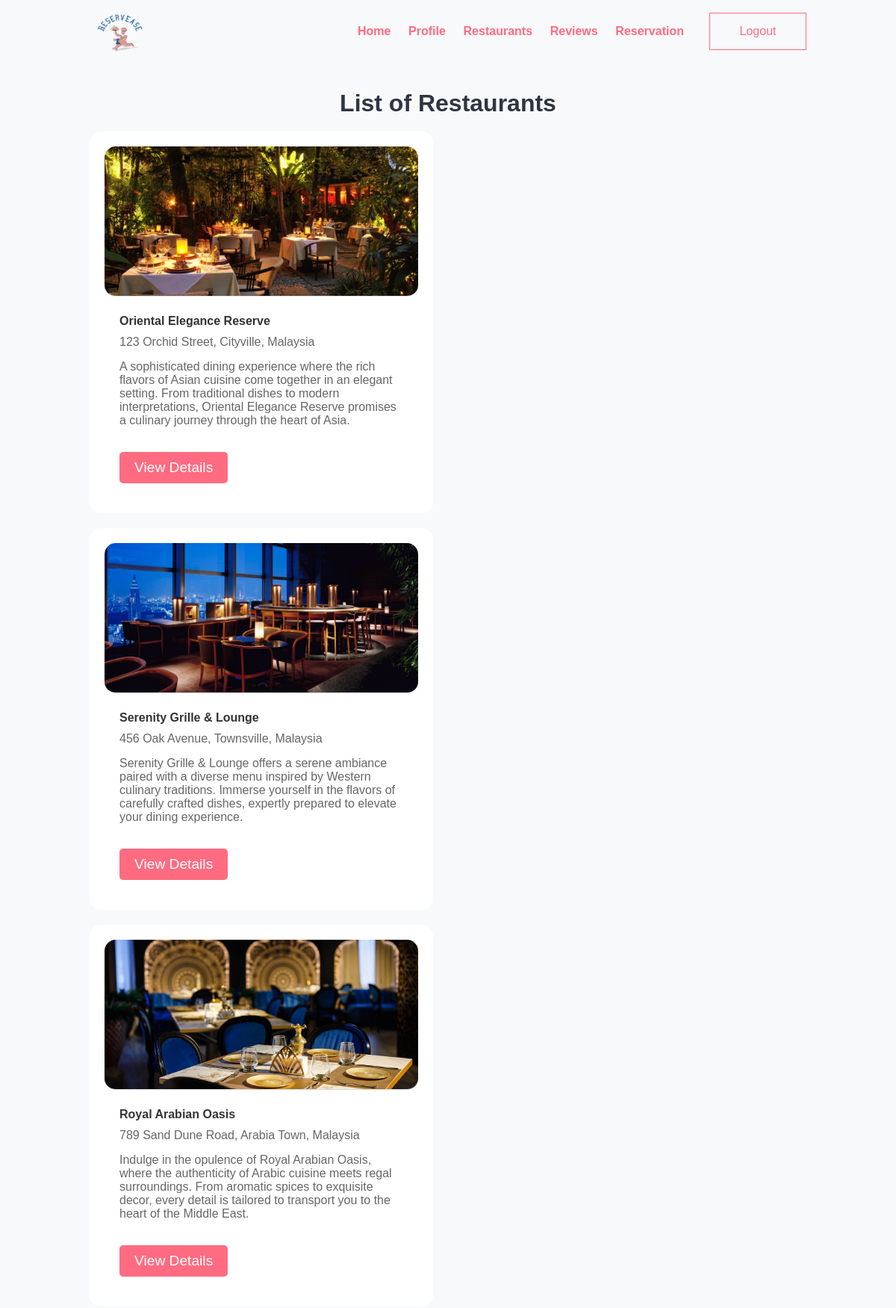
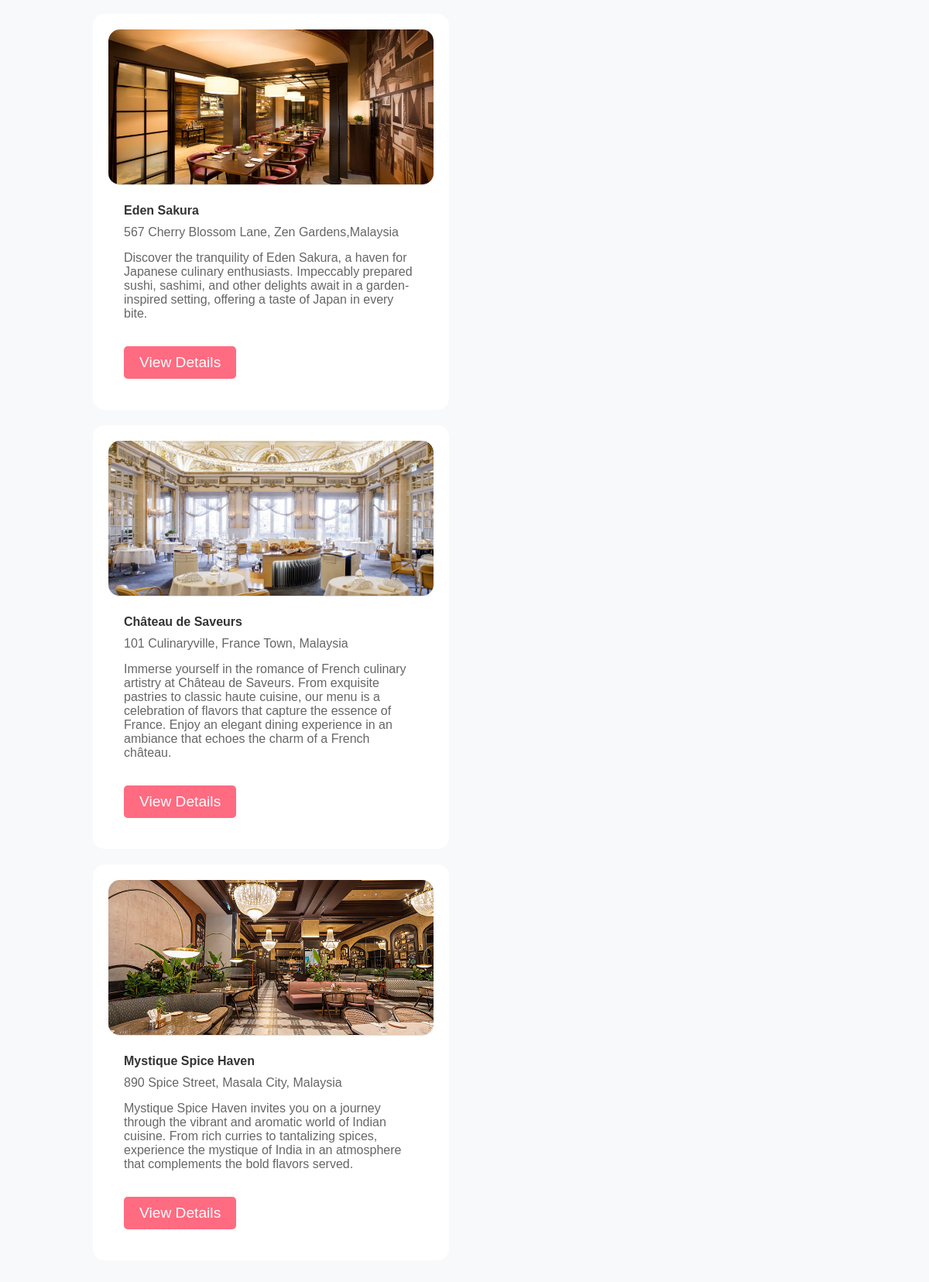
/group2/restaurant.php, run on the app's committed database (2 pictures, top to bottom).
### tables this page shows
CREATE TABLE `restaurant` (
  `restaurant_id` int(11) NOT NULL,
  `name` varchar(50) NOT NULL,
  `description` text DEFAULT NULL,
  `address` varchar(50) DEFAULT NULL,
  `contact` varchar(20) DEFAULT NULL,
  `created_at` timestamp NOT NULL DEFAULT current_timestamp(),
  `updated_at` timestamp NOT NULL DEFAULT current_timestamp() ON UPDATE current_timestamp(),
  `restaurant_image` varchar(255) DEFAULT NULL
);

### group2/restaurant.php (the view, shortened to what this page needs)
<!DOCTYPE html>
<html lang="en">
<head>
    <link rel="stylesheet" href="css/style.css">
</head>
<body>
<section class="navbar">
    <div class="container">
        <div class="logo">
            <a href="#" title="Logo">
             <img src="images/group_logo.png" alt="Restaurant Logo" class="img-responsive">
            </a>
        </div>
        <div class="menu text-right">
            <ul>
                <li>
                    <a href="index.php">Home</a>
                </li>
				<li>
                    <a href="user_profile.php">Profile</a>
                </li>
                <li>
                    <a href="restaurant.php">Restaurants</a>
                </li>
                <li>
                    <a href="review.php">Reviews</a>
                </li>
                <li>
                    <a href="reservations.php">Reservation</a>
                </li>
                <a href="logout.php"><button class="btnLogout-popup">Logout</button></a>
            </ul>
        </div>
    </div>
</section>
    <section class="food-menu">
        <div class="container">
            <h2 class="text-center">List of Restaurants</h2>
            <?php
            include('config.php');
            $query = "SELECT * FROM restaurant";
            $result = mysqli_query($conn, $query);
            if ($result !== null && $result->num_rows > 0) {
                while ($row = $result->fetch_assoc()) {
            ?>
                    <div class="food-menu-box">
                        <div class="food-menu-img">
                            <img src="<?php echo $row['restaurant_image']; ?>" alt="<?php echo $row['name']; ?>" class="img-responsive img-curve">
                        </div>
                        <div class="food-menu-desc">
                            <h4><?php echo $row['name']; ?></h4>
                            <p class="food-price"><?php echo $row['address']; ?></p>
                            <p class="food-detail"><?php echo $row['description']; ?></p>
                            <br>
                            <a href="restaurant_details.php?restaurant_id=<?php echo $row['restaurant_id']; ?>" class="btn btn-primary">View Details</a>
                        </div>
                    </div>
            <?php
                }
            } else {
                echo "No restaurants found.";
            }
            ?>
        </div>
    </section>
</body>
</html>

### group2/css/style.css (style rules this page uses)
* { margin: 0 0; padding: 0 0; font-family: Arial, Helvetica, sans-serif; }
.container { width: 80%; margin: 0 auto; padding: 1%; }
.img-responsive { width: 100%; }
.img-curve { border-radius: 15px; }
.text-right { text-align: right; }
.text-center { text-align: center; }
a { color: #ff6b81; text-decoration: none; }
.btn { padding: 1%; border: none; font-size: 1rem; border-radius: 5px; }
.btn-primary { background-color: #ff6b81; color: white; cursor: pointer; }
.btnLogout-popup { width: 130px; height: 50px; background: transparent; border: 1px solid #ff6b81; outline: none; cursor: pointer; font-size: 1em; color: #ff6b81; font-weight: 500; margin-left: 20px; }
h2 { color: #2f3542; font-size: 2rem; margin-bottom: 2%; }
.logo { width: 10%; float: left; display: flex; }
.menu { line-height: 60px; }
.menu ul { list-style-type: none; }
.menu ul li { display: inline; padding: 1%; font-weight: bold; }
.img-curve { width: 100%; height: 200px; object-fit: cover; }
.img-responsive { max-width: 100%; height: auto; }
.food-menu { display: flex; flex-wrap: wrap; overflow-x: auto; margin-top: 20px; }
.food-menu-box { width: calc(50% - 20px); margin-right: 20px; margin-bottom: 20px; padding: 20px; background-color: white; border-radius: 15px; transition: background-color 0.3s; cursor: pointer; box-sizing: border-box; }
.food-menu-box:nth-child(2n) { margin-right: 0; }
.food-menu-img img { max-width: 100%; height: 200px; object-fit: cover; border-bottom: 1px solid #ddd; }
.food-menu-desc { padding: 20px; }
.food-menu-desc h4 { color: #333; margin-bottom: 10px; }
.food-menu-desc p { color: #666; margin-bottom: 15px; }
.btn-primary { display: inline-block; padding: 10px 20px; font-size: 1.2em; text-decoration: none; background-color: #ff6b81; color: #fff; border-radius: 5px; transition: background-color 0.3s; }
.container { max-width: 1200px; margin: 0 auto; }
.logo img { width: 80px; height: 60px; }
body { font-family: 'Arial', sans-serif; background-color: #f8f9fa; margin: 0; padding: 0; }

### data on the page
restaurant: restaurant_image (picture), name "Oriental Elegance Reserve", address "123 Orchid Street, Cityville, Malaysia", description "A sophisticated dining experience where the rich flavors of Asian cuisine come together in an elegant setting. From traditional dishes to modern interpretations, Oriental Elegance Reserve promises a culinary journey through the heart of Asia."
restaurant: restaurant_image (picture), name "Serenity Grille & Lounge", address "456 Oak Avenue, Townsville, Malaysia", description "Serenity Grille & Lounge offers a serene ambiance paired with a diverse menu inspired by Western culinary traditions. Immerse yourself in the flavors of carefully crafted dishes, expertly prepared to elevate your dining experience."
restaurant: restaurant_image (picture), name "Royal Arabian Oasis", address "789 Sand Dune Road, Arabia Town, Malaysia", description "Indulge in the opulence of Royal Arabian Oasis, where the authenticity of Arabic cuisine meets regal surroundings. From aromatic spices to exquisite decor, every detail is tailored to transport you to the heart of the Middle East."
restaurant: restaurant_image (picture), name "Eden Sakura", address "567 Cherry Blossom Lane, Zen Gardens,Malaysia", description "Discover the tranquility of Eden Sakura, a haven for Japanese culinary enthusiasts. Impeccably prepared sushi, sashimi, and other delights await in a garden-inspired setting, offering a taste of Japan in every bite."
restaurant: restaurant_image (picture), name "Château de Saveurs", address "101 Culinaryville, France Town, Malaysia", description "Immerse yourself in the romance of French culinary artistry at Château de Saveurs. From exquisite pastries to classic haute cuisine, our menu is a celebration of flavors that capture the essence of France. Enjoy an elegant dining experience in an ambiance that echoes the charm of a French château."
restaurant: restaurant_image (picture), name "Mystique Spice Haven", address "890 Spice Street, Masala City, Malaysia", description "Mystique Spice Haven invites you on a journey through the vibrant and aromatic world of Indian cuisine. From rich curries to tantalizing spices, experience the mystique of India in an atmosphere that complements the bold flavors served."
